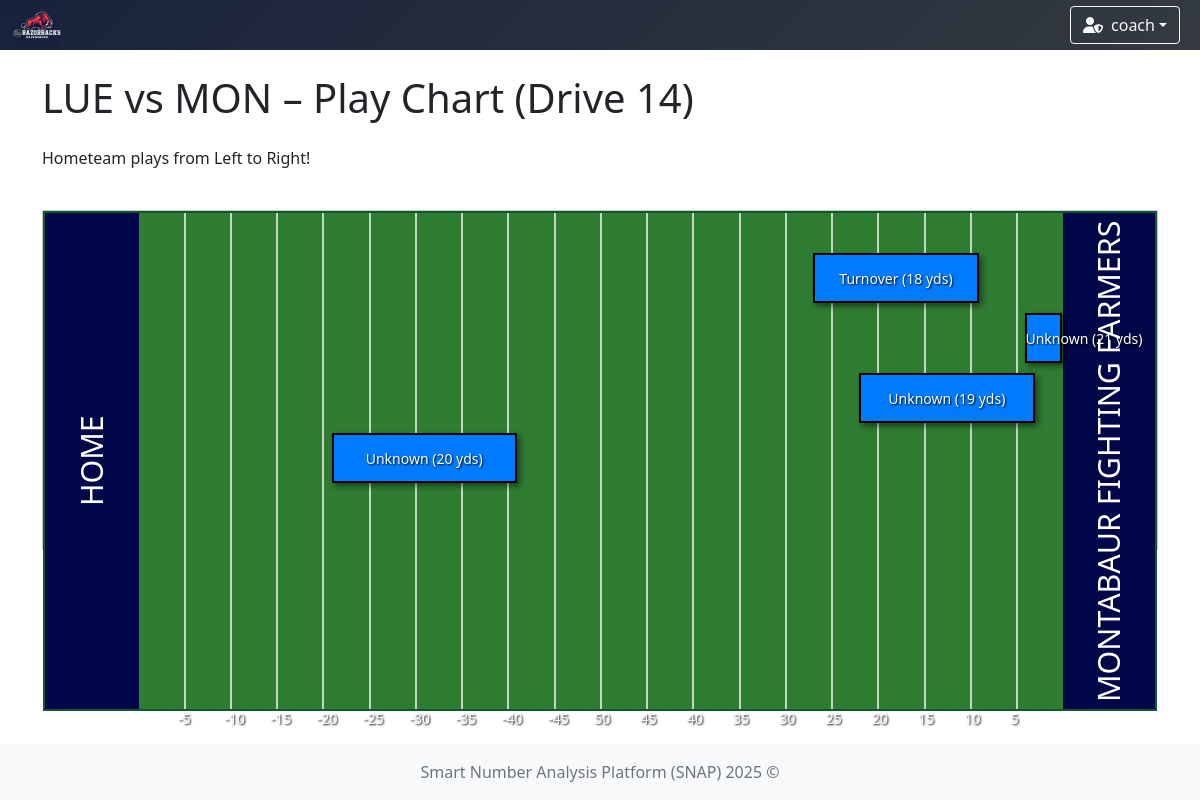
The page /games/3/drive/14/play-chart (signed in) on the database as committed earlier.
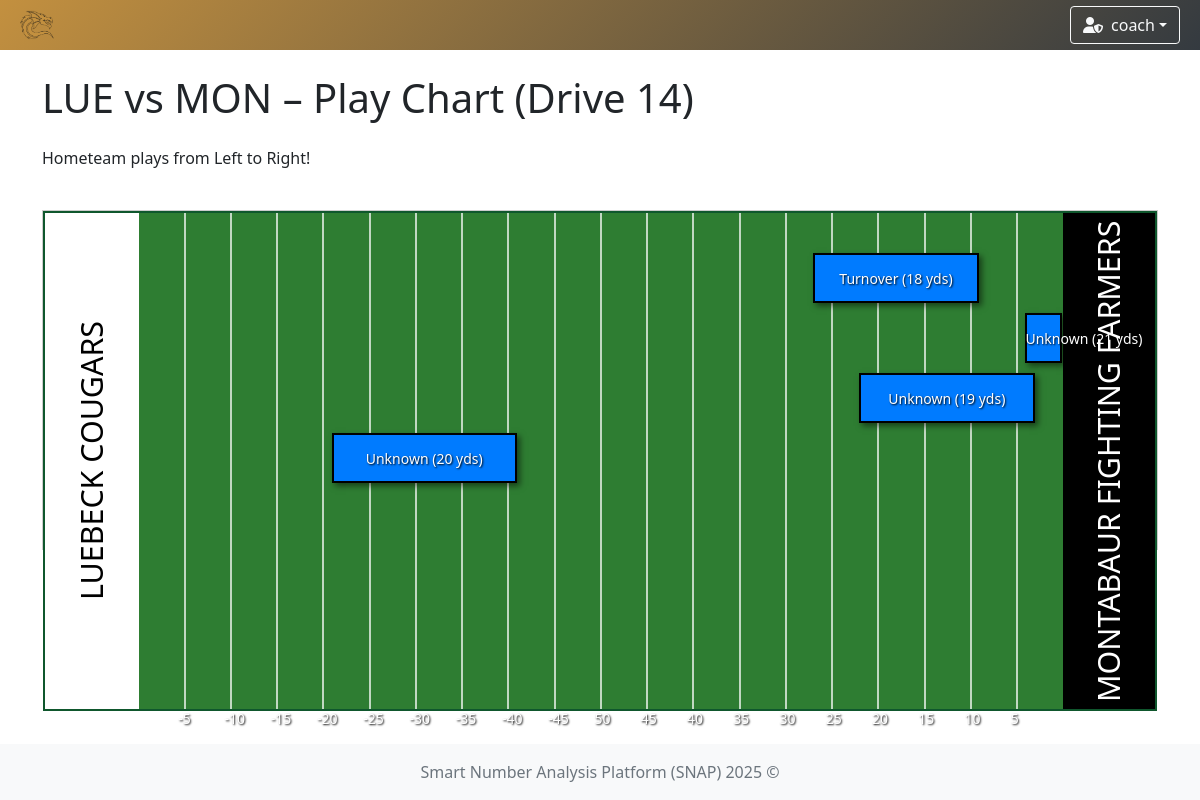
The same page on the database as committed later.
### app/models/team.py (models this page shows)
class TeamModel(db.Model):
    __tablename__ = 'teams'
    id = db.Column(db.Integer, primary_key=True)
    name = db.Column(db.String(100), nullable=False, unique=True)  # prevent duplicate team names
    icon = db.Column(db.String(300), nullable=False)  # longer path for future-proofing
    primary_color = db.Column(db.String(20), nullable=False)
    secondary_color = db.Column(db.String(20), nullable=False)

### app/controllers/game.py (the view)
    @login_required
    def drive_play_chart(self, game_id, drive_id):
        game = GameModel.get_by_id(game_id)
        drive = DriveModel.query.filter_by(game_id=game_id, id=drive_id).first_or_404()
        plays = PlayModel.query.filter_by(drive_id=drive.id).order_by(PlayModel.id).all()
        plays_data = []
        home_team = game.home_team
        away_team = game.away_team
        home_team_color = home_team.primary_color if home_team else "#010748"
        away_team_color = away_team.primary_color if home_team else "#010748"
        home_team_text_color = get_readable_text_color(home_team_color) if home_team else "#FFFFFF"
        away_team_text_color = get_readable_text_color(away_team_color) if home_team else "#FFFFFF"
        for play in plays:
            raw_start = play.yard_line
            raw_end = play.yard_line
            start_yard = self.convert(raw_start)
            end_yard = self.convert(raw_end) + play.gain_loss
            start_yard = max(0, min(100, start_yard))
            end_yard = max(0, min(100, end_yard))
            loss_detected = (play.gain_loss or 0) < 0
            if loss_detected:
                temp = start_yard
                start_yard = end_yard
                end_yard = temp
            plays_data.append({
                'id': play.id,
                'start': start_yard,
                'end': end_yard,
                'yards': play.gain_loss or 0,
                'result': play.result or 'Unknown',
                'play_count': len(plays),
                'loss': loss_detected
            })
        return render_template(
            template_name_or_list='drive/drive_play_chart.html',
            game=game,
            drive=drive,
            plays=plays_data,
            max=max,
            home = home_team_color,
            away = away_team_color,
            home_text = home_team_text_color,
            away_text = away_team_text_color
        )

### app/controllers/game.py (called while the page is built)
def get_readable_text_color(hex_color):
    hex_color = hex_color.lstrip('#')
    r, g, b = [int(hex_color[i:i+2], 16) for i in (0, 2, 4)]
    brightness = 0.299 * r + 0.587 * g + 0.114 * b
    return "#000000" if brightness > 186 else "#ffffff"

    @staticmethod
    def convert(yard_line: int) -> int:
        if yard_line == 50:
            return 50
        if yard_line < 0:
            return -yard_line
        return 100 - yard_line

### app/controllers/user.py (called while the page is built)
    @staticmethod
    def load_user(user_id):
        return UserModel.query.get(int(user_id))

### app/models/game.py (called while the page is built)
    @classmethod
    def get_by_id(cls, game_id: int) -> Optional['GameModel']:
        return cls.query.get_or_404(game_id)

### run.py (called while the page is built)
    def _inject_context(self) -> None:
        @self.app.context_processor
        def inject_teams() -> dict:
            try:
                teams = TeamModel.query.all()
                return dict(teams=teams)
            except Exception as e:
                print(f"[!] Error injecting teams: {str(e)} ({type(e).__name__})")
                return dict(teams=[])

### app/templates/drive/drive_play_chart.html (shortened to what this page needs)
{% extends "system/base.html" %}
{% block content %}
<div class="container">
    <h1 class="mb-4">
        {{ game.name }} – Play Chart (Drive {{ drive.id }})
    </h1>
    <p>Hometeam plays from Left to Right!</p>
    <div class="drive-chart" style="height: {{ plays|length * 60 + 100 }}px;">
        <div class="field-container"
             style="background: linear-gradient(to right,
                 {{ home }} 0%,{{ home }} 8.5%,
                 #2e7d32 8.5%,#2e7d32 91.75%,
                 {{ away }} 91.75%,{{ away }} 100%) !important;">
            <div class="team-name-left" style="color: {{ home_text }};">
                {{ game.home_team.name if game.home_team else 'HOME' }}
            </div>
            <div class="team-name-right" style="color: {{ away_text }};">
                {{ game.away_team.name if game.away_team else 'OPPONENT' }}
            </div>
            {% for i in range(1, 20) %}
                {% set yard = i * 5 %}
                <div class="yard-line" style="left: {{ (yard / 1.2) + 8.33 }}%;"></div>
                <div class="yard-line-number" style="left: {{ (yard / 1.2) + 8.33 - 0.5 }}%;">
                    {% if i == 10 %}
                        50
                    {% elif i < 10 %}
                        {{ -yard }}
                    {% else %}
                        {{ 100 - yard }}
                    {% endif %}
                </div>
            {% endfor %}
            {% for play in plays %}
                <div class="drive-line" style="top: {{ 40 + loop.index0 * 60 }}px;">
                    <div class="drive-bar
                    {{ 'loss' if play.loss else 'gain' }}
                    {{ play.result|lower|replace(' ', '-') }}"
                         style="
                            left: {{ ((play.start / 100) * 100) / 1.2 + 8.33 }}%;
                            {% if play.result|lower == 'touchdown' %}
                                width: {{ 92 - (((play.start / 100) * 100) / 1.2 + 8.33) }}%;
                            {% else %}
                                width: {{ (((play.end - play.start) / 100) * 100) / 1.2 }}%;
                            {% endif %}
                         ">
                    </div>
                    <div class="drive-label"
                         style="
                            left: {{ ((play.start / 100) * 100) / 1.2 + 8.33 }}%;
                            {% if play.result|lower == 'touchdown' %}
                                width: {{ 92 - (((play.start / 100) * 100) / 1.2 + 8.33) }}%;
                            {% else %}
                                width: {{ (((play.end - play.start) / 100) * 100) / 1.2 }}%;
                            {% endif %}
                         ">
                        {{ play.play_type or play.result or 'Unknown' }}
                        ({{ play.yards }} yds)
                    </div>
                </div>
            {% endfor %}
        </div>
    </div>
</div>
{% endblock %}

### app/templates/system/base.html (shortened to what this page needs)
<!DOCTYPE html>
<html lang="en">
<head>
    <link href="https://cdn.jsdelivr.net/npm/bootstrap@5.1.3/dist/css/bootstrap.min.css" rel="stylesheet"/>
    <link rel="stylesheet" href="https://cdn.jsdelivr.net/npm/bootstrap-icons@1.11.3/font/bootstrap-icons.css"/>
    <link rel="stylesheet" href="https://cdnjs.cloudflare.com/ajax/libs/font-awesome/6.5.0/css/all.min.css"/>
    <link href="https://cdn.jsdelivr.net/npm/select2@4.1.0-rc.0/dist/css/select2.min.css" rel="stylesheet"/>
    <link href="https://cdn.jsdelivr.net/npm/select2-bootstrap-5-theme@1.3.0/dist/select2-bootstrap-5-theme.min.css" rel="stylesheet"/>
    <link href="https://cdn.datatables.net/1.13.6/css/dataTables.bootstrap5.min.css" rel="stylesheet"/>
    <link rel="stylesheet" href="https://cdn.datatables.net/fixedcolumns/4.3.0/css/fixedColumns.bootstrap5.min.css"/>
    <link rel="stylesheet" href="{{ url_for('static', filename='styles.css') }}"/>
</head>
<body class="{% block body_class %}{% endblock %}">
{% if current_user.is_authenticated %}
    {% set ns = namespace(navbar_color='background: linear-gradient(135deg, #4b6cb7, #182848);', team_found=False) %}
    {% if current_user.team %}
        {% set ns.navbar_color = 'background: linear-gradient(135deg, ' ~ current_user.team.primary_color ~ ', #343a40);' %}
        {% set ns.team_found = True %}
    {% endif %}
    <nav class="navbar navbar-expand-lg navbar-dark" style="{{ ns.navbar_color }}">
        <div class="container-fluid position-relative">
            <a class="navbar-brand d-flex align-items-center" href="{{ url_for('index') }}">
                {% if current_user.team and ns.team_found %}
                    <img class="team-logo" src="{{ current_user.team.icon }}" alt="{{ current_user.team.name }} logo"/>
                {% else %}
                    <a href="{{ url_for('game_options') }}" class="btn btn-outline-light me-2" title="Home">
                        <i class="fas fa-home"></i>
                    </a>
                {% endif %}
            </a>
            <div class="ms-auto d-flex align-items-center">
                <div class="dropdown me-2">
                    <button class="btn btn-outline-light dropdown-toggle d-flex align-items-center" type="button"
                            id="userDropdown" data-bs-toggle="dropdown" aria-expanded="false">
                        {% if current_user.role == 'admin' %}
                            <i class="fas fa-user-shield me-2"></i>
                        {% else %}
                            <i class="fas fa-user me-2"></i>
                        {% endif %}
                        {{ current_user.username }}
                    </button>
                </div>
            </div>
        </div>
    </nav>
{% endif %}
<div class="content-wrapper">
    <div class="container-fluid mt-4 px-4">
        <div id="toast-container" class="toast-container position-fixed bottom-0 end-0 p-3" style="z-index: 1100;">
        </div>
        {% block content %}{% endblock %}
    </div>
</div>
<footer class="footer mt-auto py-3 bg-light">
    <div class="container text-center">
        <span class="text-muted">Smart Number Analysis Platform (SNAP) 2025 ©</span>
    </div>
</footer>
</body>
</html>

Rows that differ between the two databases and show on the page:
removed TeamModel: team.icon (picture)
now on this page (row unchanged): TeamModel: team.icon (picture)
added TeamModel: home_team "LUEBECK COUGARS"
Other text that changed with them:
{{ game.home_team.name if game.home_team else 'HOME' }}: "HOME" → (not shown)
